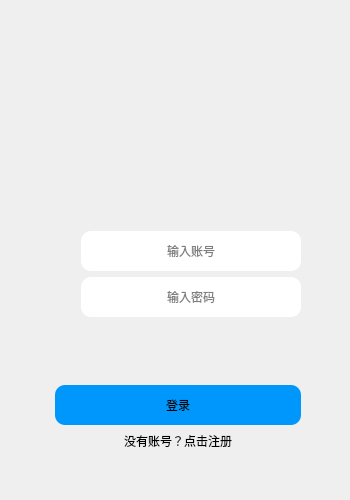
<?xml version="1.0" encoding="UTF-8"?>
<ui version="4.0">
 <class>Login</class>
 <widget class="QMainWindow" name="Login">
  <property name="geometry">
   <rect>
    <x>0</x>
    <y>0</y>
    <width>350</width>
    <height>500</height>
   </rect>
  </property>
  <property name="sizePolicy">
   <sizepolicy hsizetype="Preferred" vsizetype="Expanding">
    <horstretch>0</horstretch>
    <verstretch>0</verstretch>
   </sizepolicy>
  </property>
  <property name="mouseTracking">
   <bool>true</bool>
  </property>
  <property name="windowTitle">
   <string/>
  </property>
  <property name="styleSheet">
   <string notr="true">border-radius: 10px;</string>
  </property>
  <property name="unifiedTitleAndToolBarOnMac">
   <bool>false</bool>
  </property>
  <widget class="QWidget" name="centralwidget">
   <property name="styleSheet">
    <string notr="true"/>
   </property>
   <layout class="QGridLayout" name="gridLayout_2">
    <item row="0" column="0">
     <layout class="QGridLayout" name="gridLayout">
      <item row="5" column="1" alignment="Qt::AlignmentFlag::AlignVCenter">
       <widget class="QLabel" name="label">
        <property name="minimumSize">
         <size>
          <width>20</width>
          <height>20</height>
         </size>
        </property>
        <property name="maximumSize">
         <size>
          <width>20</width>
          <height>20</height>
         </size>
        </property>
        <property name="text">
         <string/>
        </property>
        <property name="pixmap">
         <pixmap resource="../res/res.qrc">:/icon/skull.png</pixmap>
        </property>
        <property name="scaledContents">
         <bool>true</bool>
        </property>
        <property name="alignment">
         <set>Qt::AlignmentFlag::AlignCenter</set>
        </property>
       </widget>
      </item>
      <item row="16" column="1" colspan="3">
       <spacer name="verticalSpacer_4">
        <property name="orientation">
         <enum>Qt::Orientation::Vertical</enum>
        </property>
        <property name="sizeType">
         <enum>QSizePolicy::Policy::Fixed</enum>
        </property>
        <property name="sizeHint" stdset="0">
         <size>
          <width>20</width>
          <height>40</height>
         </size>
        </property>
       </spacer>
      </item>
      <item row="1" column="0" rowspan="15">
       <spacer name="horizontalSpacer">
        <property name="orientation">
         <enum>Qt::Orientation::Horizontal</enum>
        </property>
        <property name="sizeType">
         <enum>QSizePolicy::Policy::Fixed</enum>
        </property>
        <property name="sizeHint" stdset="0">
         <size>
          <width>40</width>
          <height>20</height>
         </size>
        </property>
       </spacer>
      </item>
      <item row="7" column="1" rowspan="6" colspan="3">
       <spacer name="verticalSpacer_3">
        <property name="orientation">
         <enum>Qt::Orientation::Vertical</enum>
        </property>
        <property name="sizeType">
         <enum>QSizePolicy::Policy::Fixed</enum>
        </property>
        <property name="sizeHint" stdset="0">
         <size>
          <width>20</width>
          <height>40</height>
         </size>
        </property>
       </spacer>
      </item>
      <item row="0" column="0" colspan="4" alignment="Qt::AlignmentFlag::AlignRight|Qt::AlignmentFlag::AlignVCenter">
       <widget class="QPushButton" name="closeButton">
        <property name="minimumSize">
         <size>
          <width>30</width>
          <height>30</height>
         </size>
        </property>
        <property name="maximumSize">
         <size>
          <width>30</width>
          <height>30</height>
         </size>
        </property>
        <property name="styleSheet">
         <string notr="true">background-color: rgba(0, 0, 0, 0);</string>
        </property>
        <property name="text">
         <string/>
        </property>
        <property name="icon">
         <iconset resource="../res/res.qrc">
          <normaloff>:/icon/close.png</normaloff>:/icon/close.png</iconset>
        </property>
        <property name="iconSize">
         <size>
          <width>30</width>
          <height>30</height>
         </size>
        </property>
       </widget>
      </item>
      <item row="3" column="1" rowspan="2" colspan="3">
       <spacer name="verticalSpacer_2">
        <property name="orientation">
         <enum>Qt::Orientation::Vertical</enum>
        </property>
        <property name="sizeType">
         <enum>QSizePolicy::Policy::Fixed</enum>
        </property>
        <property name="sizeHint" stdset="0">
         <size>
          <width>20</width>
          <height>40</height>
         </size>
        </property>
       </spacer>
      </item>
      <item row="2" column="1" colspan="3" alignment="Qt::AlignmentFlag::AlignHCenter|Qt::AlignmentFlag::AlignVCenter">
       <widget class="QLabel" name="userHead">
        <property name="minimumSize">
         <size>
          <width>100</width>
          <height>100</height>
         </size>
        </property>
        <property name="maximumSize">
         <size>
          <width>100</width>
          <height>100</height>
         </size>
        </property>
        <property name="text">
         <string/>
        </property>
        <property name="pixmap">
         <pixmap resource="../res/res.qrc">:/icon/icon.png</pixmap>
        </property>
        <property name="scaledContents">
         <bool>true</bool>
        </property>
        <property name="alignment">
         <set>Qt::AlignmentFlag::AlignCenter</set>
        </property>
       </widget>
      </item>
      <item row="1" column="1" colspan="3">
       <spacer name="verticalSpacer">
        <property name="orientation">
         <enum>Qt::Orientation::Vertical</enum>
        </property>
        <property name="sizeType">
         <enum>QSizePolicy::Policy::Fixed</enum>
        </property>
        <property name="sizeHint" stdset="0">
         <size>
          <width>20</width>
          <height>40</height>
         </size>
        </property>
       </spacer>
      </item>
      <item row="6" column="2" colspan="2" alignment="Qt::AlignmentFlag::AlignVCenter">
       <widget class="QLineEdit" name="userPasswordEdit">
        <property name="enabled">
         <bool>true</bool>
        </property>
        <property name="sizePolicy">
         <sizepolicy hsizetype="Preferred" vsizetype="Fixed">
          <horstretch>0</horstretch>
          <verstretch>0</verstretch>
         </sizepolicy>
        </property>
        <property name="minimumSize">
         <size>
          <width>0</width>
          <height>40</height>
         </size>
        </property>
        <property name="maximumSize">
         <size>
          <width>16777215</width>
          <height>40</height>
         </size>
        </property>
        <property name="styleSheet">
         <string notr="true">border-radius: 10px;</string>
        </property>
        <property name="echoMode">
         <enum>QLineEdit::EchoMode::PasswordEchoOnEdit</enum>
        </property>
        <property name="alignment">
         <set>Qt::AlignmentFlag::AlignCenter</set>
        </property>
        <property name="placeholderText">
         <string>输入密码</string>
        </property>
       </widget>
      </item>
      <item row="6" column="1" alignment="Qt::AlignmentFlag::AlignVCenter">
       <widget class="QLabel" name="label_2">
        <property name="minimumSize">
         <size>
          <width>20</width>
          <height>20</height>
         </size>
        </property>
        <property name="maximumSize">
         <size>
          <width>20</width>
          <height>20</height>
         </size>
        </property>
        <property name="text">
         <string/>
        </property>
        <property name="pixmap">
         <pixmap resource="../res/res.qrc">:/icon/lock.png</pixmap>
        </property>
        <property name="scaledContents">
         <bool>true</bool>
        </property>
        <property name="alignment">
         <set>Qt::AlignmentFlag::AlignCenter</set>
        </property>
       </widget>
      </item>
      <item row="13" column="1" colspan="3" alignment="Qt::AlignmentFlag::AlignVCenter">
       <widget class="QPushButton" name="loginButton">
        <property name="minimumSize">
         <size>
          <width>0</width>
          <height>40</height>
         </size>
        </property>
        <property name="maximumSize">
         <size>
          <width>16777215</width>
          <height>40</height>
         </size>
        </property>
        <property name="styleSheet">
         <string notr="true">background-color: #0097fd;
border-radius: 10px;
</string>
        </property>
        <property name="text">
         <string>登录</string>
        </property>
       </widget>
      </item>
      <item row="14" column="1" rowspan="2" colspan="3" alignment="Qt::AlignmentFlag::AlignHCenter|Qt::AlignmentFlag::AlignVCenter">
       <widget class="QPushButton" name="registerButton">
        <property name="styleSheet">
         <string notr="true">background-color: rgba(0, 0, 0, 0);
border: none;</string>
        </property>
        <property name="text">
         <string>没有账号？点击注册</string>
        </property>
       </widget>
      </item>
      <item row="5" column="2" colspan="2" alignment="Qt::AlignmentFlag::AlignVCenter">
       <widget class="QLineEdit" name="userAccountEdit">
        <property name="sizePolicy">
         <sizepolicy hsizetype="Preferred" vsizetype="Fixed">
          <horstretch>0</horstretch>
          <verstretch>0</verstretch>
         </sizepolicy>
        </property>
        <property name="minimumSize">
         <size>
          <width>0</width>
          <height>40</height>
         </size>
        </property>
        <property name="maximumSize">
         <size>
          <width>16777215</width>
          <height>40</height>
         </size>
        </property>
        <property name="acceptDrops">
         <bool>false</bool>
        </property>
        <property name="styleSheet">
         <string notr="true">border-radius: 10px;</string>
        </property>
        <property name="alignment">
         <set>Qt::AlignmentFlag::AlignCenter</set>
        </property>
        <property name="placeholderText">
         <string>输入账号</string>
        </property>
       </widget>
      </item>
      <item row="0" column="4" rowspan="16">
       <spacer name="horizontalSpacer_2">
        <property name="orientation">
         <enum>Qt::Orientation::Horizontal</enum>
        </property>
        <property name="sizeType">
         <enum>QSizePolicy::Policy::Fixed</enum>
        </property>
        <property name="sizeHint" stdset="0">
         <size>
          <width>40</width>
          <height>20</height>
         </size>
        </property>
       </spacer>
      </item>
     </layout>
    </item>
   </layout>
  </widget>
 </widget>
 <resources>
  <include location="../res/res.qrc"/>
 </resources>
 <connections/>
</ui>
